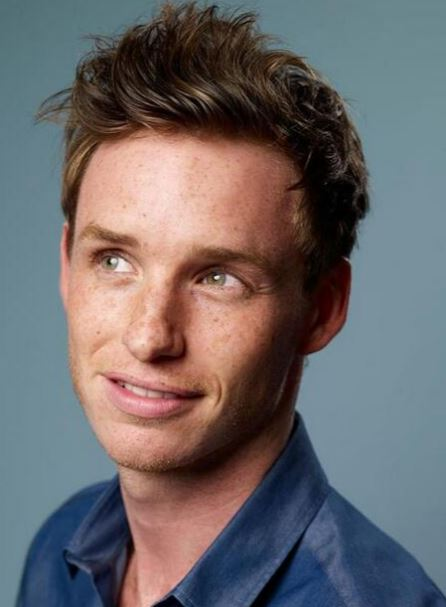
#> input picture opencv/img/timg.jpg, 446 x 607 px
$ python '36_双边滤波器.py'
#> lines starting #> are read from the running program, lines starting #| are printed output that depends on the picture
#encoding:utf-8
import cv2 as cv

src = cv.imread("../img/timg.jpg",cv.IMREAD_COLOR)
#> src is the input picture: shape (607, 446, 3); mean B, G, R 105.6, 103.7, 108.3
cv.imshow("src",src)

# dst = cv.bilateralFilter(src,10,50,50);
d = 0;
sigmaColor = 0;
sigmaSpace = 0;
def onChange(value,index):
    global d,sigmaSpace,sigmaColor
    if index == 0 : # 修改d值
        d = value
    elif index == 1: # 修改颜色域值
        sigmaColor = value
    elif index == 2: # 修改空间域范围
        sigmaSpace = value

    dst = cv.bilateralFilter(src, d, sigmaColor, sigmaSpace);
    cv.imshow("filter", dst)

cv.namedWindow("filter")
cv.createTrackbar("d:","filter",0,255,lambda value: onChange(value,0))
#> slider 'd:' is set to 85
cv.createTrackbar("sigmaColor:","filter",0,255,lambda value: onChange(value,1))
#> slider 'sigmaColor:' is set to 85
cv.createTrackbar("sigmaSpace:","filter",0,255,lambda value: onChange(value,2))
#> slider 'sigmaSpace:' is set to 85


cv.waitKey()
#> call 3 of onChange, with value = 85, index = 2
#> in onChange (call 3), `dst = cv.bilateralFilter(src, d, sigmaColor, sigmaSpace);`:
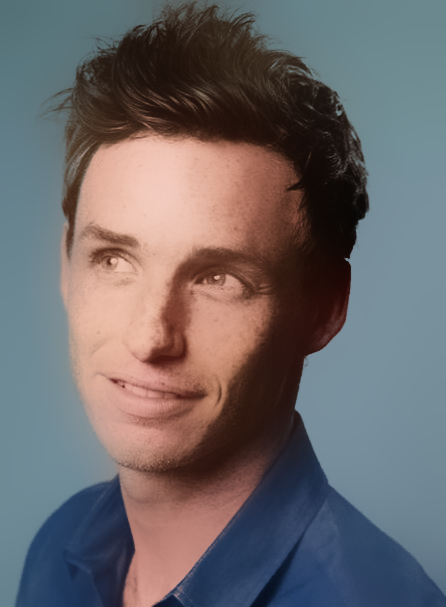
#> dst: shape (607, 446, 3); mean B, G, R 106, 103.9, 108.1
